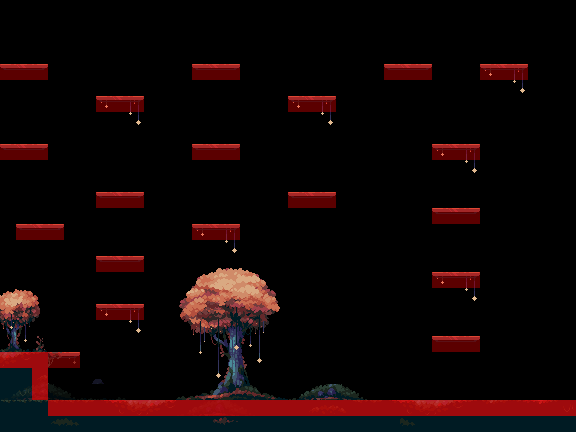

Below is a game level as drawn by its tile map, then a one-line description and the .tmx that defines it (tile-layer data replaced by summaries):
An orthogonal 36x27 tile map with 16x16 px tiles, 6 tile layers (Trees, Foreground Objects, Lights, Platforms, ...), 3 tilesets and 4 objects.

<map version="1.10" tiledversion="1.10.2" orientation="orthogonal" renderorder="right-down" width="36" height="27" tilewidth="16" tileheight="16" infinite="0" nextlayerid="10" nextobjectid="7">
 <editorsettings>
  <export target="../tiled.js" format="js" />
 </editorsettings>
 <tileset firstgid="1" source="springstar.tsx" />
 <tileset firstgid="199" source="background.tsx" />
 <tileset firstgid="202" source="collision.tsx" />
 <objectgroup id="6" name="Bg1">
  <object id="1" gid="199" x="-19.071" y="432.285" width="603.256" height="438.875" />
  <object id="3" gid="200" x="1.07112" y="430.386" width="288" height="180" />
 </objectgroup>
 <objectgroup id="7" name="Bg2">
  <object id="5" gid="200" x="-10.2515" y="409.864" width="585.219" height="317.287" />
 </objectgroup>
 <objectgroup id="8" name="Bg3">
  <object id="6" gid="201" x="-10.9592" y="421.187" width="588.05" height="347.009" />
 </objectgroup>
 <layer id="1" name="Trees" width="36" height="27">
  <data>[972 cells, 184 non-empty, 125 distinct tile ids]</data>
 </layer>
 <layer id="2" name="Foreground Objects" width="36" height="27" opacity="0.39">
  <data>[972 cells, 21 non-empty, 14 distinct tile ids]</data>
 </layer>
 <layer id="4" name="Lights" width="36" height="27">
  <data>[972 cells, 21 non-empty, 3 distinct tile ids]</data>
 </layer>
 <layer id="3" name="Platforms" width="36" height="27">
  <data>[972 cells, 56 non-empty, 4 distinct tile ids]</data>
 </layer>
 <layer id="9" name="FloorCollisions" width="36" height="27" opacity="0.62">
  <data>[972 cells, 38 non-empty, 1 distinct tile ids]</data>
 </layer>
 <layer id="5" name="PlatformCollisions" width="36" height="27" opacity="0.36">
  <data>[972 cells, 56 non-empty, 1 distinct tile ids]</data>
 </layer>
</map>
